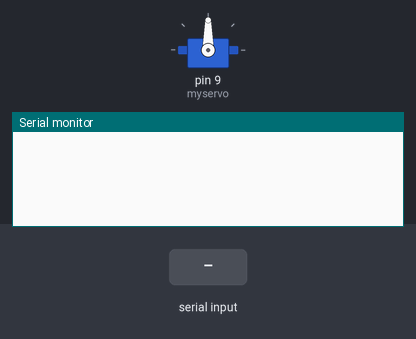
Bench run of a sketch on a simulated Arduino Uno, built with avr-gcc and run on an emulated ATmega328P. Shown: servo, the last lines printed to the serial monitor. Inputs (shaded band) come from the test bench.

Above: at 1.2 s.
1.3 s: "OPEN\n" received over Serial
At 2.5 s:
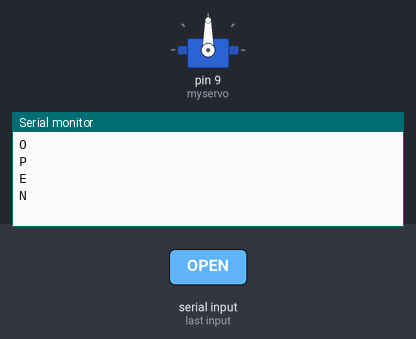
2.8 s: "CLOSE\n" received over Serial
At 4.0 s:
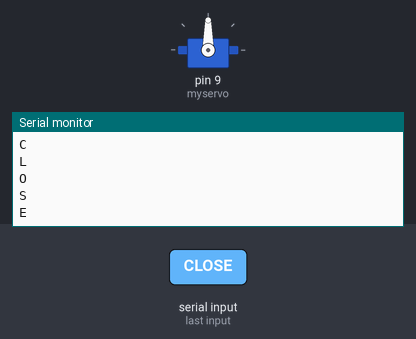
4.3 s: "1\n" received over Serial
At 4.8 s:
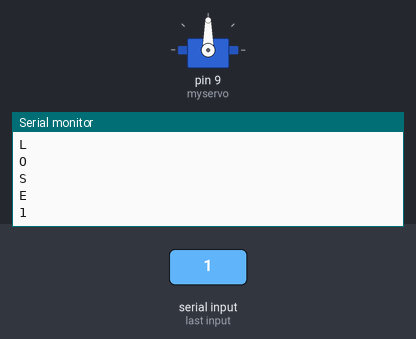

Measured:
- after the input at 1.3 s, the serial monitor: prints a new line at once (image 1)
- after the input at 2.8 s, the serial monitor: prints a new line at once (image 2)
- after the input at 4.3 s, the serial monitor: prints a new line at once (image 3)

The sketch:

finaldoorlock.ino
```cpp
#include <Servo.h>

Servo myservo;

String input = "";
String cmd = "";
String check = "";
String password = "abcd";
boolean isComplete = false;

void setup(){

  Serial.begin(9600);

  boolean stringOK = false;

  myservo.attach(9);

  input.reserve(100);
  cmd.reserve(100);
  check.reserve(100);


}

void loop(){

  if (isComplete) {

    delay(100);

    int pos = input.indexOf('=');

    if (pos > -1) {

        cmd = input.substring(0, pos);

        check = input.substring(pos+1, input.length()-1);


    if(!password.compareTo(check) && (cmd == "OPEN")){

           openDoor();
           Serial.println(" OPEN");
           delay(100);
           }
    else if(!password.compareTo(check) && (cmd == "CLOSE")){

           closeDoor();
           Serial.println(" CLOSE");
           delay(100);
           }
    else if(password.compareTo(check)){

           Serial.println(" WRONG");
           delay(100);
           }
        }

       input = "";
       isComplete = false;
    }

}


void serialEvent() {
  while (Serial.available()) {

    char inChar = (char)Serial.read();
    Serial.println(inChar);
    input += inChar;

    if (inChar == '\n' || inChar == '\r') {
      isComplete = true;
    }
  }
}

void openDoor(){
  myservo.write(0);
  delay(100);
}

void closeDoor(){
  myservo.write(65);
  delay(100);
}
```
